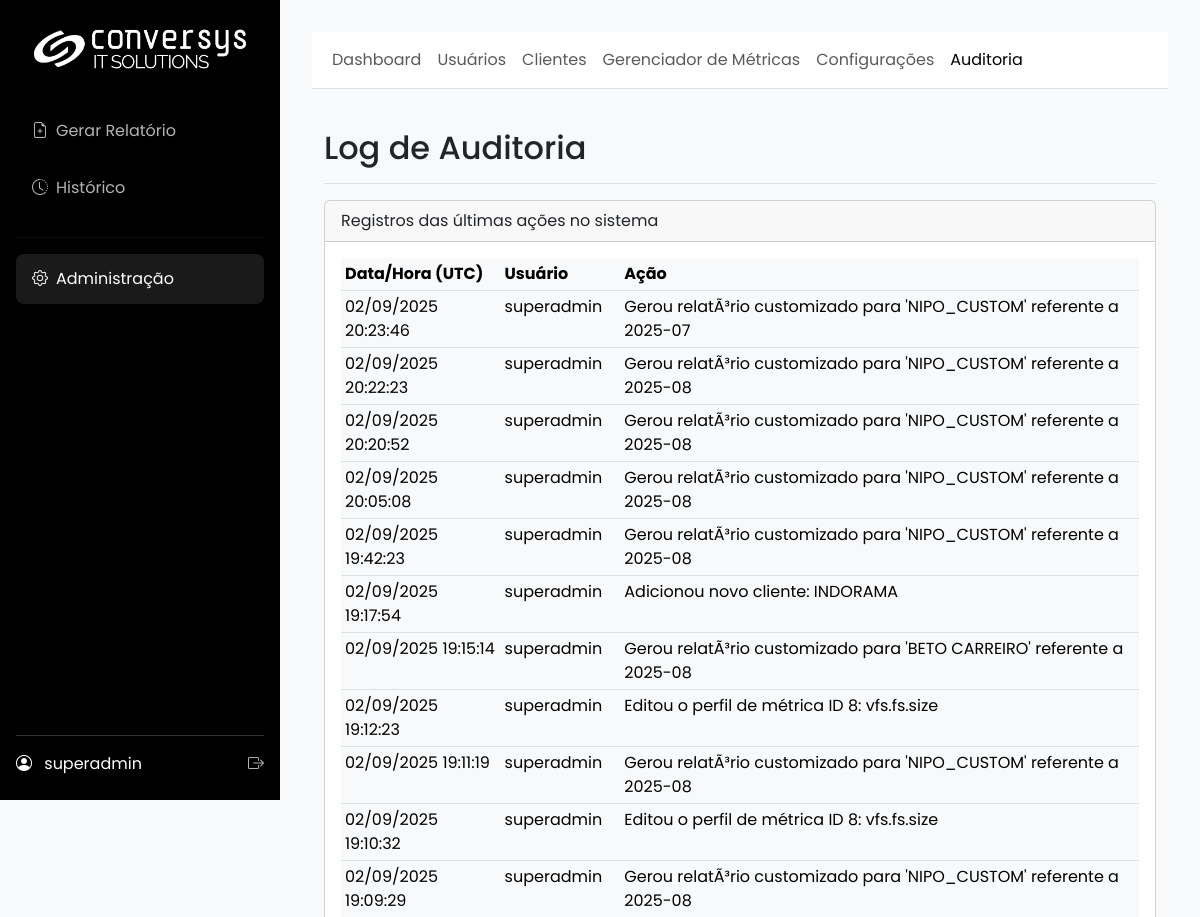
/admin/audit (signed in, upper part), run on an earlier commit of the app's database.
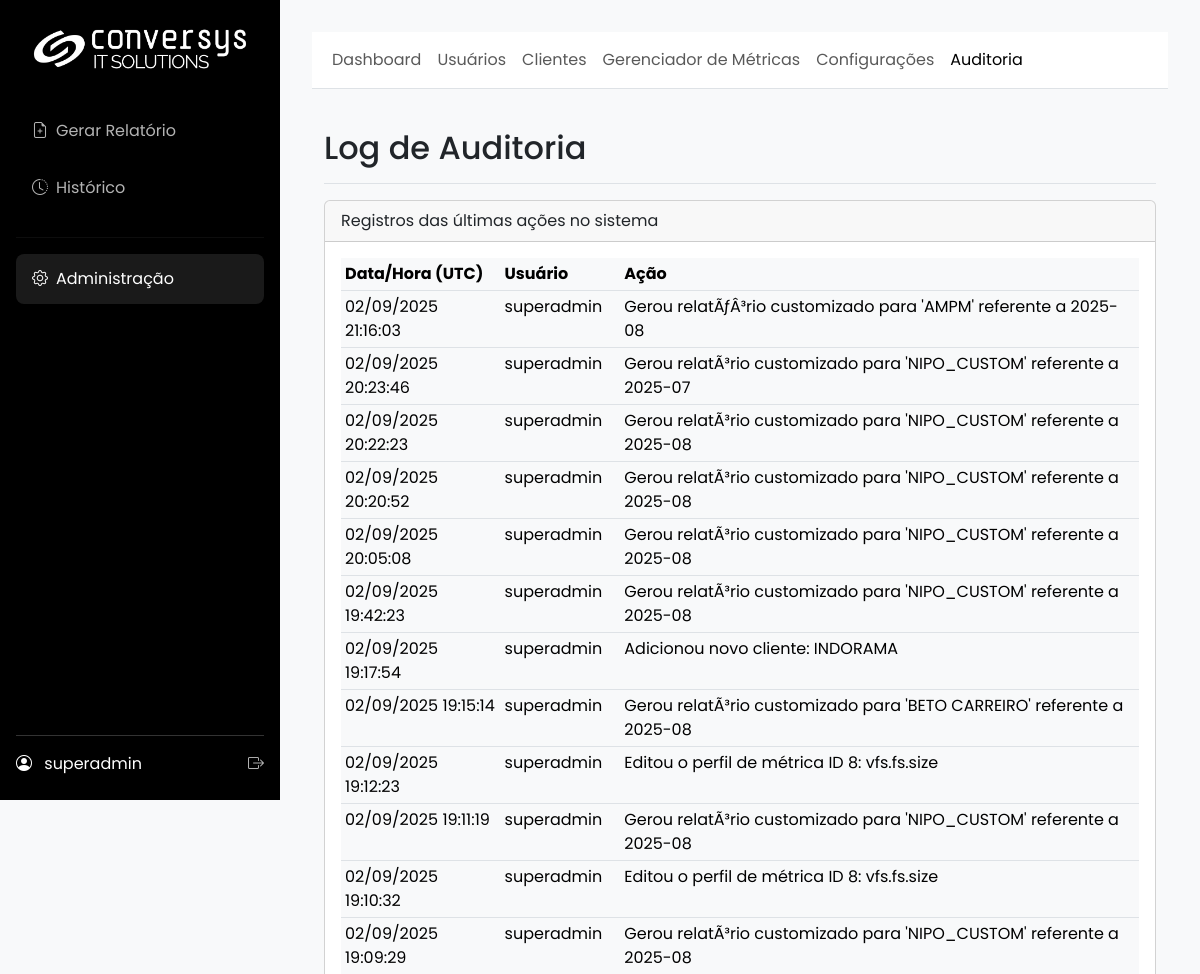
And on a later commit of the database.
### app/models.py (models this page shows)
class AuditLog(db.Model):
    id = db.Column(db.Integer, primary_key=True)
    user_id = db.Column(db.Integer, db.ForeignKey('user.id'), nullable=True)
    username = db.Column(db.String(64), nullable=False)
    action = db.Column(db.String(255), nullable=False)
    timestamp = db.Column(db.DateTime, default=dt.datetime.utcnow)
    user = db.relationship('User', backref='audit_logs')

### app/admin/routes.py (the view)
@admin.route('/audit')
@admin_required
def audit_log():
    _ensure_request_id()
    logs = AuditLog.query.order_by(AuditLog.timestamp.desc()).limit(200).all()
    _log_debug("Audit log listado", count=len(logs))
    return render_template('admin/audit_log.html', title="Log de Auditoria", logs=logs)

### app/__init__.py (called while the page is built)
@login_manager.user_loader
def load_user(user_id):
    from .models import User
    return db.session.get(User, int(user_id))

def _ensure_request_id():
    rid = getattr(g, "request_id", None)
    if not rid:
        rid = uuid.uuid4().hex
        g.request_id = rid
    return rid

### app/admin/routes.py (called while the page is built)
def _ensure_request_id():
    if not getattr(g, "request_id", None):
        g.request_id = uuid.uuid4().hex
    return g.request_id

def _log_debug(msg, **extra):
    rid = _ensure_request_id()
    payload = {"rid": rid, **extra}
    try:
        current_app.logger.debug(f"{msg} | {payload}")
    except Exception:
        print(f"DEBUG {msg} | {payload}")

### app/main/routes.py (called while the page is built, shortened)
@main.before_app_request
def before_request_func():
    cfg = SystemConfig.query.first()
    g.sys_config = cfg

### app/models.py (called while the page is built)
    def has_role(self, role_name):
        return self.role.name == role_name

### app/templates/admin/audit_log.html (shortened to what this page needs)
{% extends 'admin/base.html' %}
{% block admin_content %}
<div class="container-fluid">
    <div class="d-flex justify-content-between flex-wrap flex-md-nowrap align-items-center pt-3 pb-2 mb-3 border-bottom">
        <h1 class="h2">Log de Auditoria</h1>
    </div>
    <div class="card">
        <div class="card-header">
            Registros das últimas ações no sistema
        </div>
        <div class="card-body">
            <div class="table-responsive">
                <table class="table table-sm table-hover">
                    <thead>
                        <tr>
                            <th style="width: 20%;">Data/Hora (UTC)</th>
                            <th style="width: 15%;">Usuário</th>
                            <th>Ação</th>
                        </tr>
                    </thead>
                    <tbody>
                        {% for log in logs %}
                        <tr>
                            <td>{{ log.timestamp.strftime('%d/%m/%Y %H:%M:%S') }}</td>
                            <td>{{ log.username }}</td>
                            <td>{{ log.action }}</td>
                        </tr>
                        {% else %}
                        <tr>
                            <td colspan="3" class="text-center text-muted p-4">Nenhum registro de auditoria encontrado.</td>
                        </tr>
                        {% endfor %}
                    </tbody>
                </table>
            </div>
        </div>
    </div>
</div>
{% endblock %}

What changed in the data, as far as the page shows it:
added AuditLog: timestamp "02/09/2025 21:16:03", username "superadmin", action "Gerou relatÃƒÂ³rio customizado para 'AMPM' referente a 2025-08"
